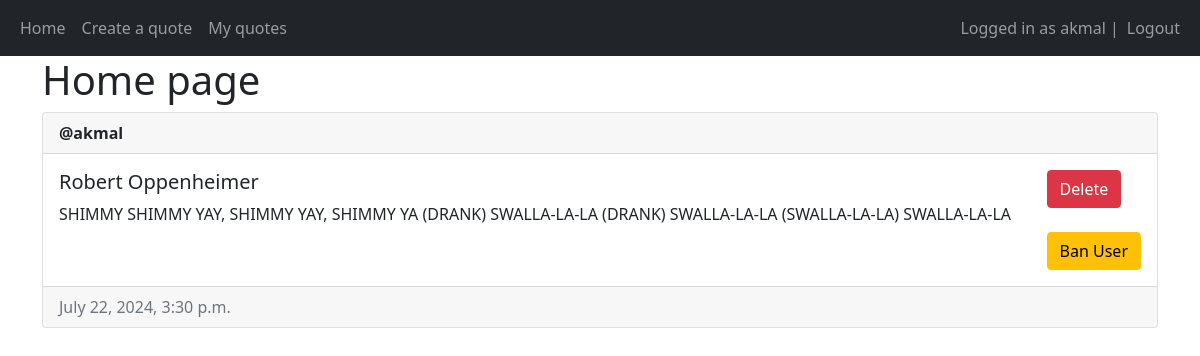
Before: / (signed in) with the older database file.
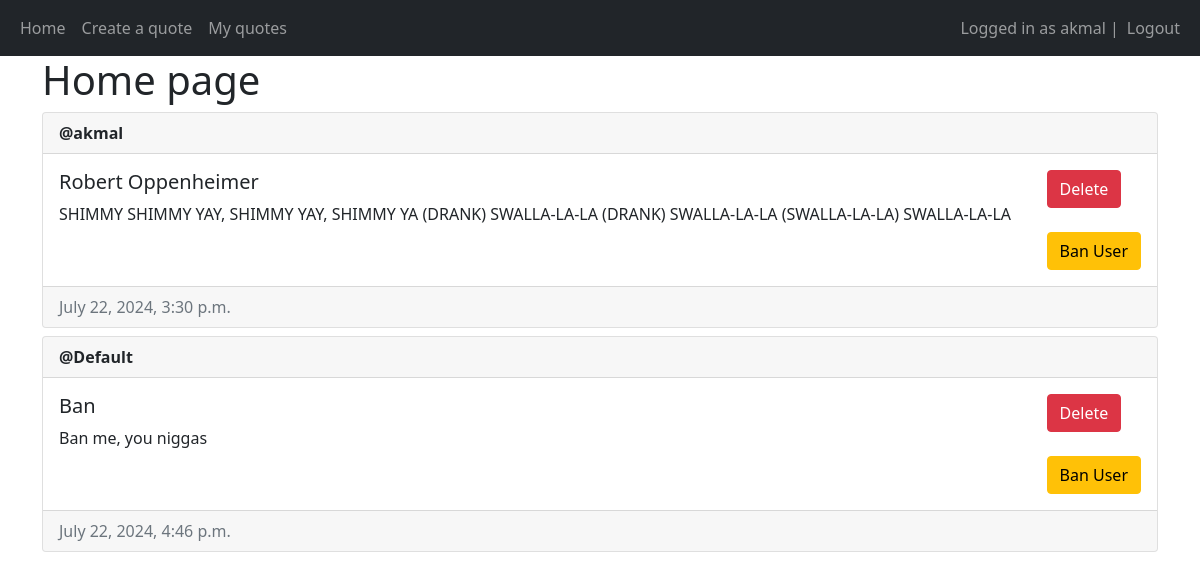
After: the same page with the newer database file.
### main/models.py (models this page shows, shortened)
class Quote(models.Model):
    creator = models.ForeignKey(User, on_delete=models.CASCADE)
    author = models.CharField(max_length=100)
    text = models.TextField()
    created = models.DateTimeField(auto_now_add=True)
    updated = models.DateTimeField(auto_now=True)

### main/views.py (the view, shortened to what this page needs)
# urls.py: 2. Add a URL to urlpatterns:  path('', views.home, name='home')
@login_required(login_url="/login/")
def home(request):
    quotes = Quote.objects.all()
    return render(request, 'main/home.html', {'quotes':quotes})

### main/templates/main/home.html (shortened to what this page needs)
{% extends 'main/base.html' %}
{% block content %}
    <h1>Home page</h1>
    {% for quote in quotes %}
        <div class="card mt-2">
            <div class="card-header">
                <strong>@{{ quote.creator.username }}</strong>
            </div>
            <div class="card-body d-flex flex-row justify-content-between">
                <div>
                    <h5 class="card-title">{{ quote.author }}</h5>
                    <p>{{ quote.text }}</p>
                </div>
                <div>
                    {% if user == quote.creator or perms.main.delete_quote %}
                        <form method="POST">
                            <button type="submit" class="btn btn-danger" value="{{ quote.id }}" name="quote-id">Delete</button>
                        </form>
                    {% endif %}
                    <br>
                    {% if user.is_staff %}
                        <form method="POST">
                            <button type="submit" class="btn btn-warning" value="{{ quote.creator.id }}" name="user-id">Ban User</button>
                        </form>
                    {% endif %}
                </div>
            </div>
            <div class="card-footer text-muted">
                {{ quote.created }}
            </div>
        </div>
        {% empty %}
            <p>No quotes yet :/</p>
    {% endfor %}
{% endblock %}

### main/templates/main/base.html (shortened to what this page needs)
<!DOCTYPE html>
<html lang="en">
<head>
    <link href="https://cdn.jsdelivr.net/npm/bootstrap@5.1.3/dist/css/bootstrap.min.css" rel="stylesheet">
</head>
<body>
    <nav class="navbar navbar-expand-lg navbar-dark bg-dark">
        <div class="container-fluid">
            <div>
                <ul class="navbar-nav">
                    <li class="nav-item">
                        <a class="nav-link" href="/home/">Home</a>
                    </li>
                    <li class="nav-item">
                        <a class="nav-link" href="/create-quote/">Create a quote</a>
                    </li>
                    <li class="nav-item">
                        <a class="nav-link" href="/my-quote/">My quotes</a>
                    </li>
                </ul>
            </div>
            <div>
                <ul class="navbar-nav">
                    {% if user.is_authenticated %}
                        <span class="navbar-text">Logged in as {{user.username}} | </span>
                        <li class="nav-item">
                            <a class="nav-link" href="/logout/">Logout</a>
                        </li>
                    {% endif %}
                </ul>
            </div>
        </div>
    </nav>
    <div class="container">
        {% block content %}
        {% endblock %}
    </div>
</body>
</html>

Changed rows visible on the page:
added Quote: creator.username "Default", author "Ban", text "Ban me, you niggas", {{ quote.id }} 6 (drawn), created "July 22, 2024, 4:46 p.m."
